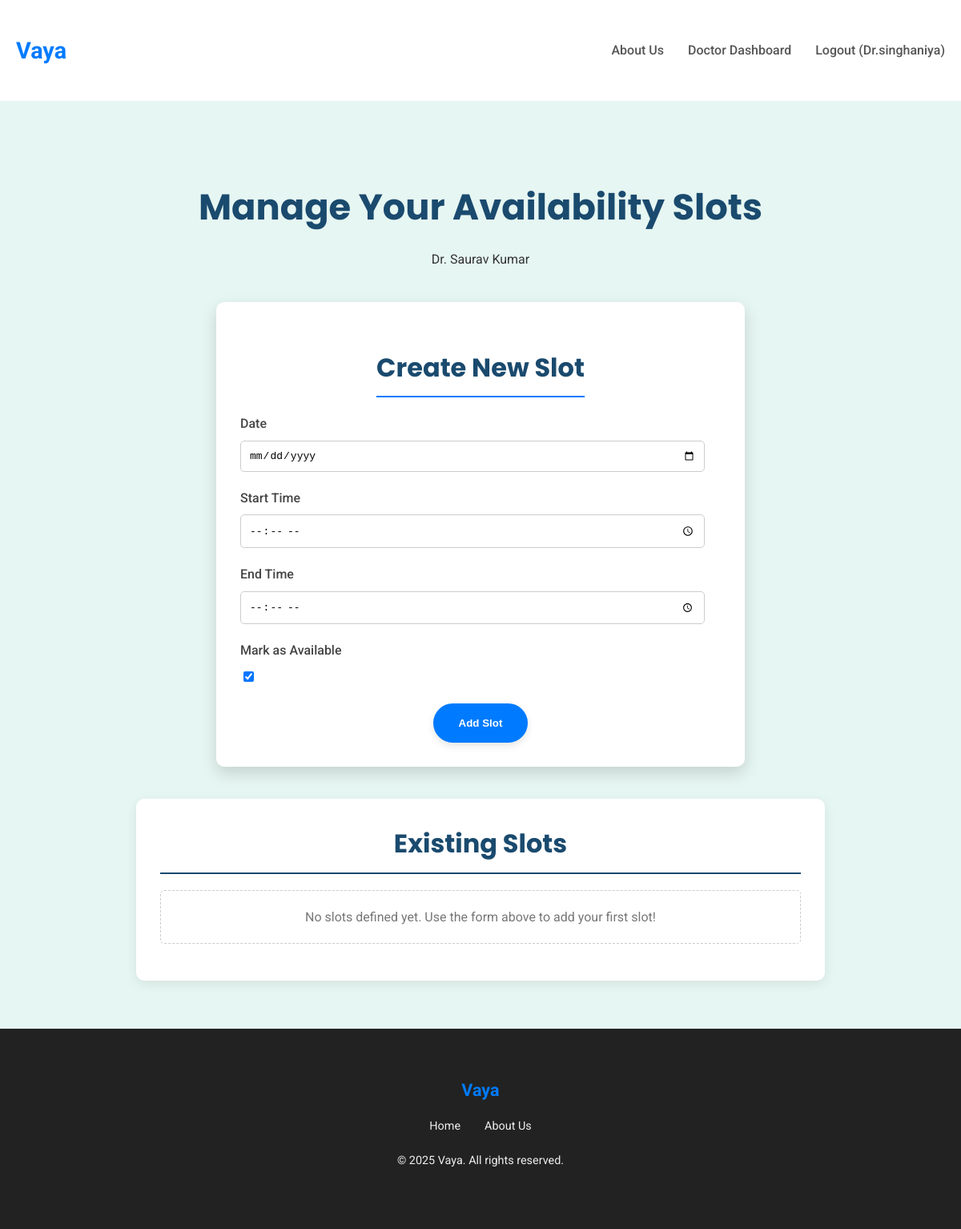
Before: /doctors/slots/ (signed in) with the older database file.
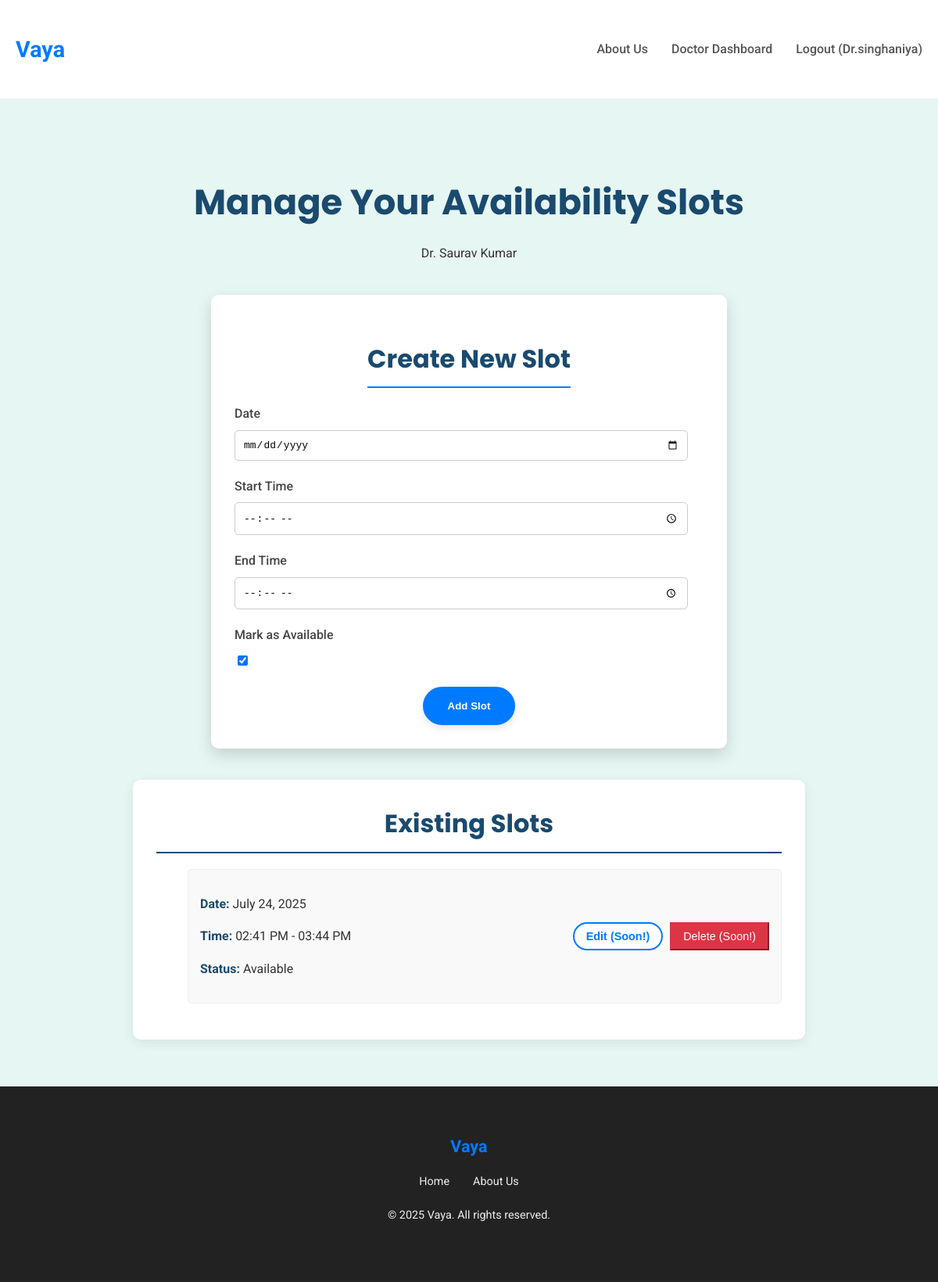
After: the same page with the newer database file.
### doctors/models.py (models this page shows, shortened)
class DoctorSlot(models.Model):
    doctor = models.ForeignKey(Doctor, on_delete=models.CASCADE, related_name='available_slots')
    date = models.DateField()
    start_time = models.TimeField()
    end_time = models.TimeField()
    is_available = models.BooleanField(default=True)
    class Meta:
        unique_together = ('doctor', 'date', 'start_time', 'end_time')
        ordering = ['date', 'start_time']

### doctors/views.py (the view)
# urls.py: path('slots/', views.doctor_slot_management, name='doctor_slot_management'),
@login_required
def doctor_slot_management(request):
    try:
        doctor = request.user.doctor_login_profile
        if not doctor.is_approved:
            messages.warning(request, "Your doctor profile is pending approval. You cannot manage slots until approved.")
            return redirect('doctor_dashboard')
    except Doctor.DoesNotExist:
        messages.error(request, "You are not registered as a doctor.")
        return redirect('register_clinic')
    if request.method == 'POST':
        form = DoctorSlotForm(request.POST)
        if form.is_valid():
            slot = form.save(commit=False)
            slot.doctor = doctor # Link the slot to the logged-in doctor
            try:
                slot.save()
                messages.success(request, f"New slot created: {slot.date} {slot.start_time}-{slot.end_time}.")
                return redirect('doctor_slot_management') # Redirect to refresh the list
            except Exception as e: # Catch potential unique_together errors
                messages.error(request, f"Error creating slot: {e}. (Perhaps an overlapping slot already exists?)")
        else:
            messages.error(request, 'Please correct the errors below.')
    else:
        form = DoctorSlotForm()
    existing_slots = DoctorSlot.objects.filter(doctor=doctor).order_by('date', 'start_time')
    context = {
        'form': form,
        'existing_slots': existing_slots,
        'doctor': doctor, # Pass doctor for template context
    }
    return render(request, 'doctors/doctor_slot_management.html', context)

### doctors/forms.py (shortened to what this page needs)
class DoctorSlotForm(forms.ModelForm):
    class Meta:
        model = DoctorSlot
        fields = ['date', 'start_time', 'end_time', 'is_available']
        labels = {
            'date': 'Date',
            'start_time': 'Start Time',
            'end_time': 'End Time',
            'is_available': 'Mark as Available',
        }
        widgets = {
            'date': forms.DateInput(attrs={'type': 'date', 'class': 'form-control'}),
            'start_time': forms.TimeInput(attrs={'type': 'time', 'class': 'form-control'}),
            'end_time': forms.TimeInput(attrs={'type': 'time', 'class': 'form-control'}),
        }

### templates/doctors/doctor_slot_management.html (shortened to what this page needs)
{% extends 'base.html' %}
{% block content %}
    <section class="slot-management-section">
        <div class="container">
            <div class="slot-management-header">
                <h1>Manage Your Availability Slots</h1>
                <p>Dr. {{ doctor.full_name }}</p>
            </div>
            <div class="slot-form-card">
                <h2>Create New Slot</h2>
                <form method="post">
                    {% for field in form %}
                        <div class="form-group">
                            <label for="{{ field.id_for_label }}">{{ field.label }}</label>
                            {{ field }}
                        </div>
                    {% endfor %}
                    <button type="submit" class="btn-primary">Add Slot</button>
                </form>
            </div>
            <div class="existing-slots-list">
                <h2>Existing Slots</h2>
                {% if existing_slots %}
                    <ul class="slot-list">
                        {% for slot in existing_slots %}
                            <li class="slot-item {% if not slot.is_available %}unavailable{% endif %}">
                                <div class="slot-details">
                                    <p><strong>Date:</strong> {{ slot.date|date:"F d, Y" }}</p>
                                    <p><strong>Time:</strong> {{ slot.start_time|time:"h:i A" }} - {{ slot.end_time|time:"h:i A" }}</p>
                                    <p><strong>Status:</strong> {% if slot.is_available %}Available{% else %}Blocked{% endif %}</p>
                                </div>
                                <div class="slot-actions">
                                    <button class="btn-secondary" style="padding: 8px 15px; font-size: 0.9em;">Edit (Soon!)</button>
                                    <button class="btn-danger" style="padding: 8px 15px; font-size: 0.9em;">Delete (Soon!)</button>
                                </div>
                            </li>
                        {% endfor %}
                    </ul>
                {% else %}
                    <p class="no-slots">No slots defined yet. Use the form above to add your first slot!</p>
                {% endif %}
            </div>
        </div>
    </section>
{% endblock %}

Changed rows visible on the page:
added DoctorSlot: date "July 24, 2025", start_time "02:41 PM", end_time "03:44 PM", is_available "Available"
Other visible differences:
text no longer shown: "No slots defined yet. Use the form above to add your first slot!"
